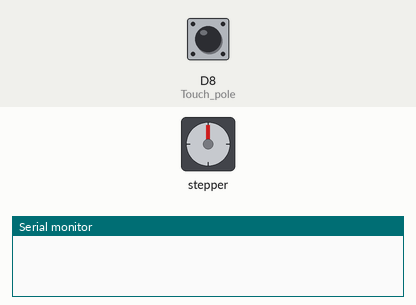
Bench run of a sketch on a simulated ESP8266 (NodeMCU). On the bench: stepper motor, the last lines printed to the serial monitor. The inputs (shaded band) are chosen by the test bench; at power-on: D8 (Touch_pole) HIGH. WiFi joins after 1.5 s; servers stay silent unless stated; network time is answered at once with the bench clock; the local clock reads 2024-03-15 10:24:30 at power-on unless the sketch sets it; stepper angles assume 50 steps per turn.

Above: at 0.1 s.
At 1.6 s:
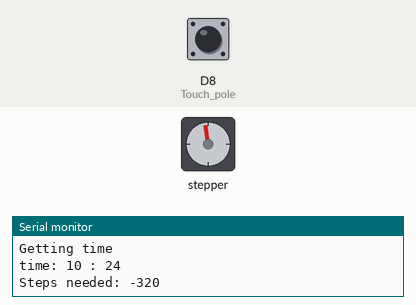
At 3.7 s:
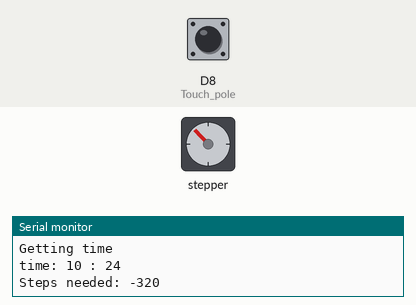
At 8.0 s:
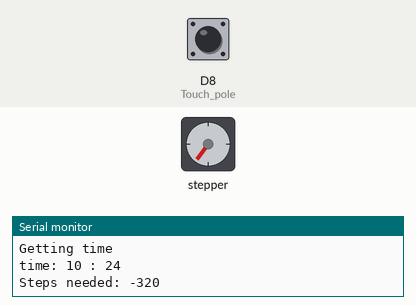
Timing chart, 0 to 9.5 s (numbered marks = the images above):
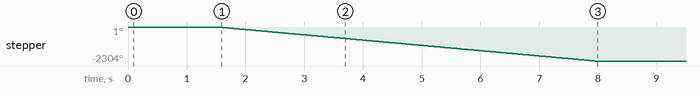

The sketch:

test.ino
```cpp
#include "Stepper.h"
#include <NTPClient.h>
#include <WiFiUdp.h>
#include <ESP8266WiFi.h>//ESP9266连接WiFi的库

//Define pins for stepper motor and touch pole
#define Stepper_pin1 D0
#define Stepper_pin2 D4
#define Stepper_pin3 D5
#define Stepper_pin4 D6
#define Touch_pole D8

//此处输入wifi名和wifi密码
const char* ssid       = "Leong Home@unifi";//wifi名
const char* password   = "0129405519";//wifi密码

WiFiUDP ntpUDP;
NTPClient timeClient(ntpUDP, "asia.pool.ntp.org");
const int stepsPerRevolution = 50;
Stepper motor(stepsPerRevolution,Stepper_pin1,Stepper_pin2,Stepper_pin3,Stepper_pin4);

void setup() {
  Serial.begin(115200);
  //pinMode(Touch_pole, INPUT);

  WiFi.begin(ssid, password);
  while (WiFi.status() != WL_CONNECTED)
  {
    delay(500);
    Serial.println("Connecting to Wifi...");
  }

  //初始化NTP客户端
  timeClient.begin();
  //计算我们时域的时间
  timeClient.setTimeOffset(28800);

  motor.setSpeed(60);
  Clockset();
}

void Clockset(){

  int h,m,set_duration_min,set_duration_sec;
  int step_need = 0;
  Serial.println("Move to 12");
  while(!digitalRead(Touch_pole)){
    motor.step(1); //move to 00:00
    yield();
  }
  Serial.println("Getting time");
  timeClient.update();
  h = timeClient.getHours() % 12;
  m = timeClient.getMinutes();
  Serial.printf("time: %d : %d \n", h, m);
  if(h<6||(h==6&&m==0)){
    m+=(h*60);
    set_duration_min=m/15; //every 15mins move of minute hand consume 1 min
    set_duration_sec=m%15;
    if(set_duration_sec<5) set_duration_sec=1;
    else if(set_duration_sec==5&&set_duration_sec<10) set_duration_sec=2;
    else if(set_duration_sec==10&&set_duration_sec<15) set_duration_sec=3;

    if(m%3==0) step_need=(m/3*10);
    else if(m%3==1) step_need=(m/3*10)+3;
    else step_need=(m/3*10)+7;
  }
  else{
    h-=6;
    m=360-(h*60+m);
    set_duration_min=m/15; //every 15mins move of minute hand consume 1 min
    set_duration_sec=m%15;
    if(set_duration_sec<5) set_duration_sec=1;
    else if(set_duration_sec==5&&set_duration_sec<10) set_duration_sec=2;
    else if(set_duration_sec==10&&set_duration_sec<15) set_duration_sec=3;

    if(m%3==0) step_need=(m/3*10);
    else if(m%3==1) step_need=(m/3*10)+3;
    else step_need=(m/3*10)+7;
    step_need=-step_need; //reverse
  }
  Serial.printf("Steps needed: %d\n", step_need);
  if(step_need>0){
  while(step_need != 0){
    motor.step(1);
    step_need--;
    yield();
  }
  }
  else{
    while(step_need != 0){
    motor.step(-1);
    step_need++;
    yield();
  }
  }
}

void loop() {
}
```
